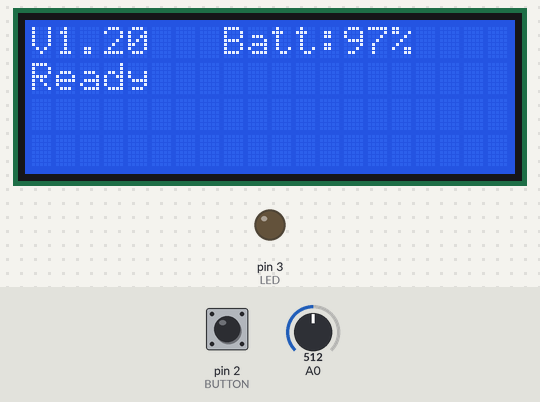
Bench run of a sketch on a simulated Arduino Uno, built with avr-gcc and run on an emulated ATmega328P. Parts: 20×4 character LCD, output pins drawn as LEDs (lit = HIGH). The test bench sets the inputs (shaded band); at power-on: pin 2 (BUTTON) HIGH, A0 = 512. What the sketch prints to the serial monitor is not drawn.

Above: at 1.2 s.
1.3 s: pin 2 (BUTTON) pulled LOW for 0.15 s
At 2.8 s:
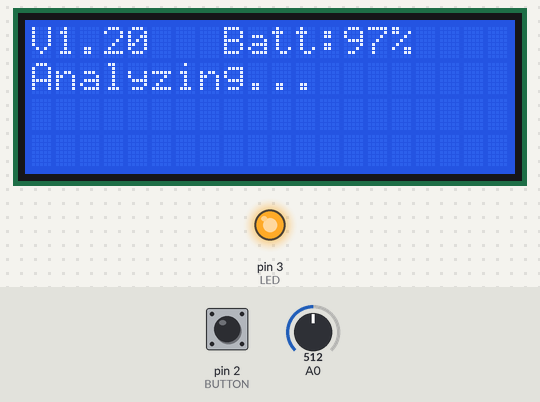
4.4 s: A0 set to 580
At 6.5 s:
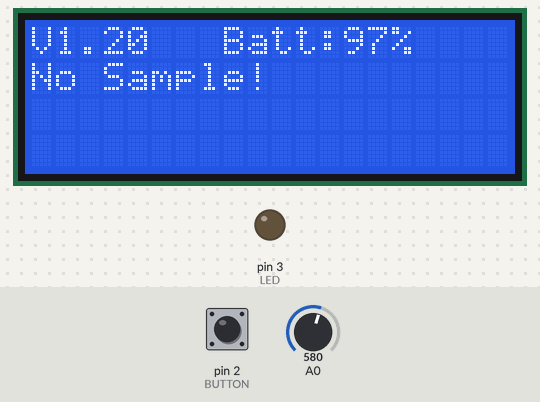
6.8 s: A0 set to 602
9.8 s: pin 2 (BUTTON) pulled LOW for 1 s
At 14.5 s:
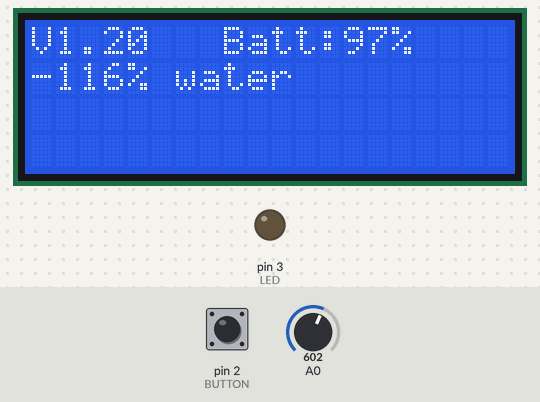
Timing chart, 0 to 16.0 s (numbered marks = the images above; inputs shaded):
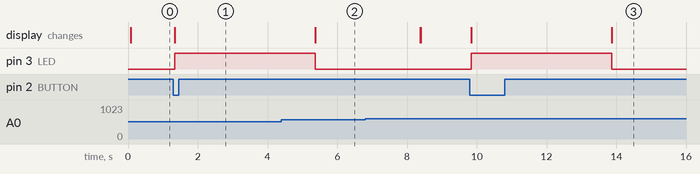

Measured:
- after the input at 1.3 s, pin 3 (LED): LOW → HIGH at once; the display: changes at once (image 1)
- after the input at 9.8 s, pin 3 (LED): LOW → HIGH at once, → LOW 4.0 s later; the display: first changes after 0.05 s (image 3 shows a later state)

The sketch:

spectrophotometer.ino
```cpp
// (licence header left out)
// Version info
#define VERSION 1.2

// Libraries for hardware
#include <Wire.h>
#include <Bounce2.h>
#include <LiquidCrystal_I2C.h>

// I/O Lines
#define SENSOR A0
#define LED 3
#define BUTTON 2

// Set the LCD I2C address
LiquidCrystal_I2C lcd(0x27, 2, 1, 0, 4, 5, 6, 7, 3, POSITIVE);

// Calibration values for white ref LED
#define FULLBATT 5.15
#define NOSAMPLE 430
#define WATER 420
#define SENSE_DELAY 2000

// Sensor data
#define SAMPLES 100
int SensorArray [SAMPLES];

// Button object
Bounce SCAN_SMPL = Bounce ();

// Misc variables
int sensor_reading;
int debug = 0;

void setup()
{
  // Init serial coms
  Serial.begin(57600);
  Serial.println("Power on");

  // Setup LCD
  lcd.begin(20,4);

  // Print version and battery
  lcd.setCursor(0,0);
  lcd.print("V");
  lcd.print(VERSION);

  lcd.setCursor(8,0);
  lcd.print("Batt:");
  lcd.print(BatteryPercent());
  lcd.print("%");

  // Setup reference LED
  pinMode(LED, OUTPUT);

  // Setup button
  pinMode(BUTTON, INPUT);
  digitalWrite(BUTTON, HIGH);

  // If held, go to debug
  if (digitalRead(BUTTON) == LOW)
    debug = 1;

  // Setup bounce library
  SCAN_SMPL .attach(BUTTON);
  SCAN_SMPL .interval(10);

  // Exiting setup
  Serial.println("Ready");
}

void loop()
{
  // Check for debug
  while (debug == 1)
  {
    // First line
    lcd.setCursor(0,0);
    lcd.print("DEBUG");
    lcd.setCursor(7,0);
    lcd.print("Volt:");
    lcd.print(readVcc()/1000.0);

    // LED on
    digitalWrite(LED, HIGH);
    lcd.setCursor(0,1);
    lcd.print("Sensor: ");
    lcd.print(ReadSensor());

    // Wait before loop
    delay(100);
  }

  // Let user know we are ready
  lcd.setCursor(0,1);
  lcd.print("Ready");

  // Scan for button
  SCAN_SMPL.update();

  if (SCAN_SMPL.fell())
  {
    // Notification
    ClearLine(1);
    lcd.print("Analyzing...");
    Serial.println("Analyzing...");

    // Reference LED on
    digitalWrite(LED, HIGH);

    // Wait for sensor to stablize
    delay(SENSE_DELAY);

    // Read sensor and attempt to match
    sensor_reading = ReadSensor();
    if (sensor_reading >= NOSAMPLE)
    {
      ClearLine(1);
      lcd.print("No Sample!");
      Serial.println("No sample!");
    }
    else if (sensor_reading >= WATER)
    {
      ClearLine(1);
      lcd.print("Pure Water");
      Serial.println ("Water");
    }
    else
    {
      ClearLine(1);
      //lcd.print("Result: ");
      lcd.print(WaterPercent(sensor_reading));
      lcd.print("% water");
    }

    // Always print to serial for debug
    Serial.println(sensor_reading);

    // Reference LED off
    digitalWrite(LED, LOW);

    // Show results on screen for a bit
    delay(3000);

    // LCD clear
    ClearLine(1);
  }
}

// Return smoothed value from sensor
int ReadSensor()
{
  // Load data into array
  for (int x = 0; x < (SAMPLES - 1); x++)
  {
    SensorArray[x] = analogRead(A0);
    delay(20);
  }

  // Process data and return result
  int i, x, y, total;

  // Sort the array
  for(i = 0; i < (SAMPLES - 1); i++)
  {
    for(x = 0; x < (SAMPLES - (i + 1)); x++)
    {
      if(SensorArray[x] > SensorArray[x+1])
      {
         int temp = SensorArray[x];
         SensorArray[x] = SensorArray[x + 1];
         SensorArray[x + 1] = temp;
       }
     }
  }

   // Remove top and bottom 20
   int TrimmedArray [SAMPLES - 20];
   y = 0;
   for(x = 19; x < (SAMPLES - 20); x++)
   {
     TrimmedArray[y] = SensorArray[x];
     y++;
   }

   // Average remaining values
   total = 0;
   for(x = 0; x < (y - 1); x++)
     total += TrimmedArray[x];

   return(total / (y - 1));
}

long readVcc()
{
  long result;
  // Read 1.1V reference against AVcc
  ADMUX = _BV(REFS0) | _BV(MUX3) | _BV(MUX2) | _BV(MUX1);
  delay(2); // Wait for Vref to settle
  ADCSRA |= _BV(ADSC); // Convert
  while (bit_is_set(ADCSRA,ADSC));
  result = ADCL;
  result |= ADCH<<8;
  result = 1125300L / result; // Back-calculate AVcc in mV
  return result;
}

// Return percentage of battery against define calibration
int BatteryPercent()
{
  return(((readVcc()/1000.0) / FULLBATT) * 100);
}

// Return percentage of light transmission compared to water
int WaterPercent(double sensor)
{
  // Handle as double to keep precision
  return((sensor / WATER) * 100);
}

// Clear given line on LCD
void ClearLine(int line)
{
  // What a hack...
  lcd.setCursor(0,line);
  lcd.println("                ");
  lcd.setCursor(0,line);
}
```
